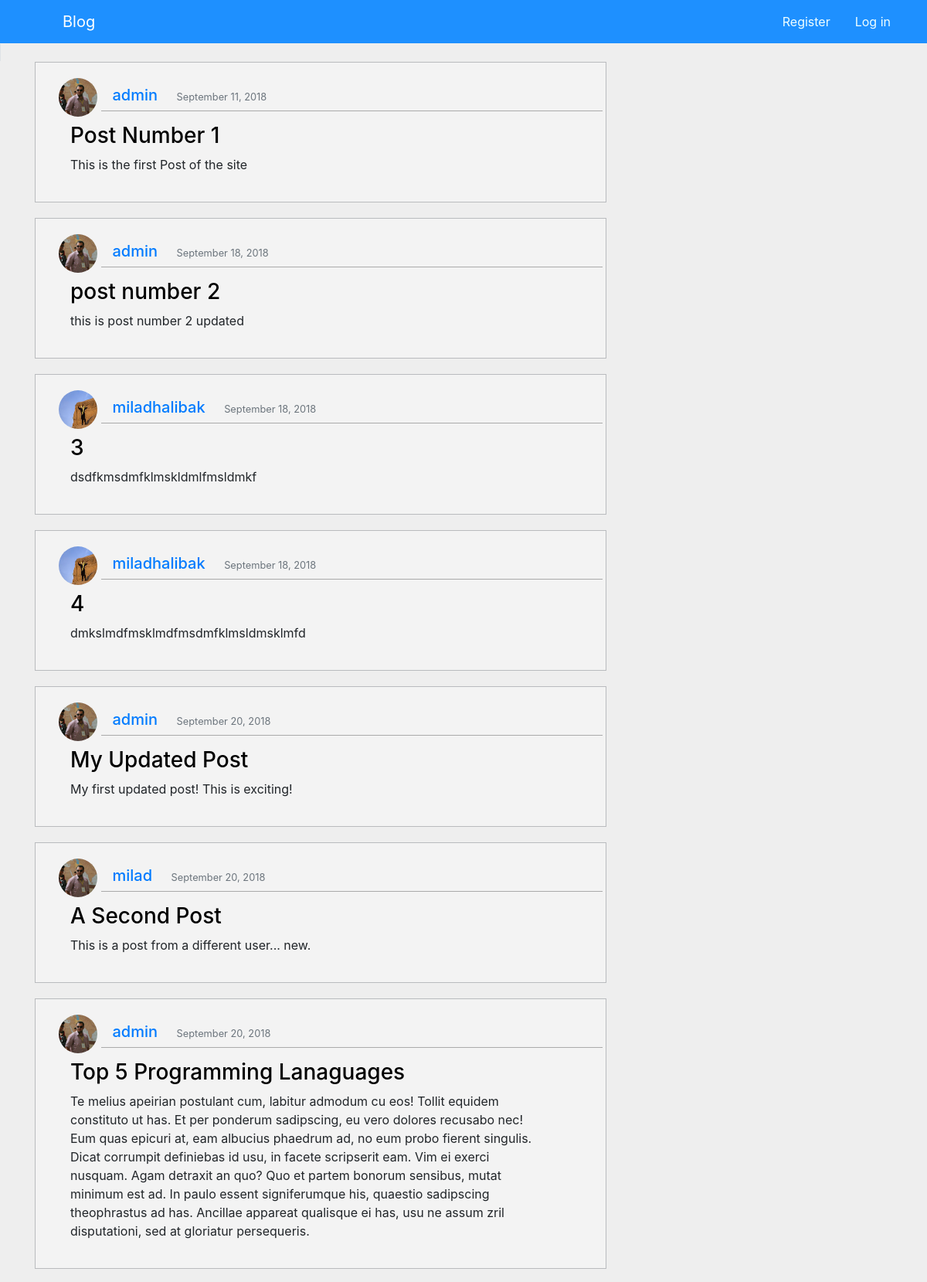
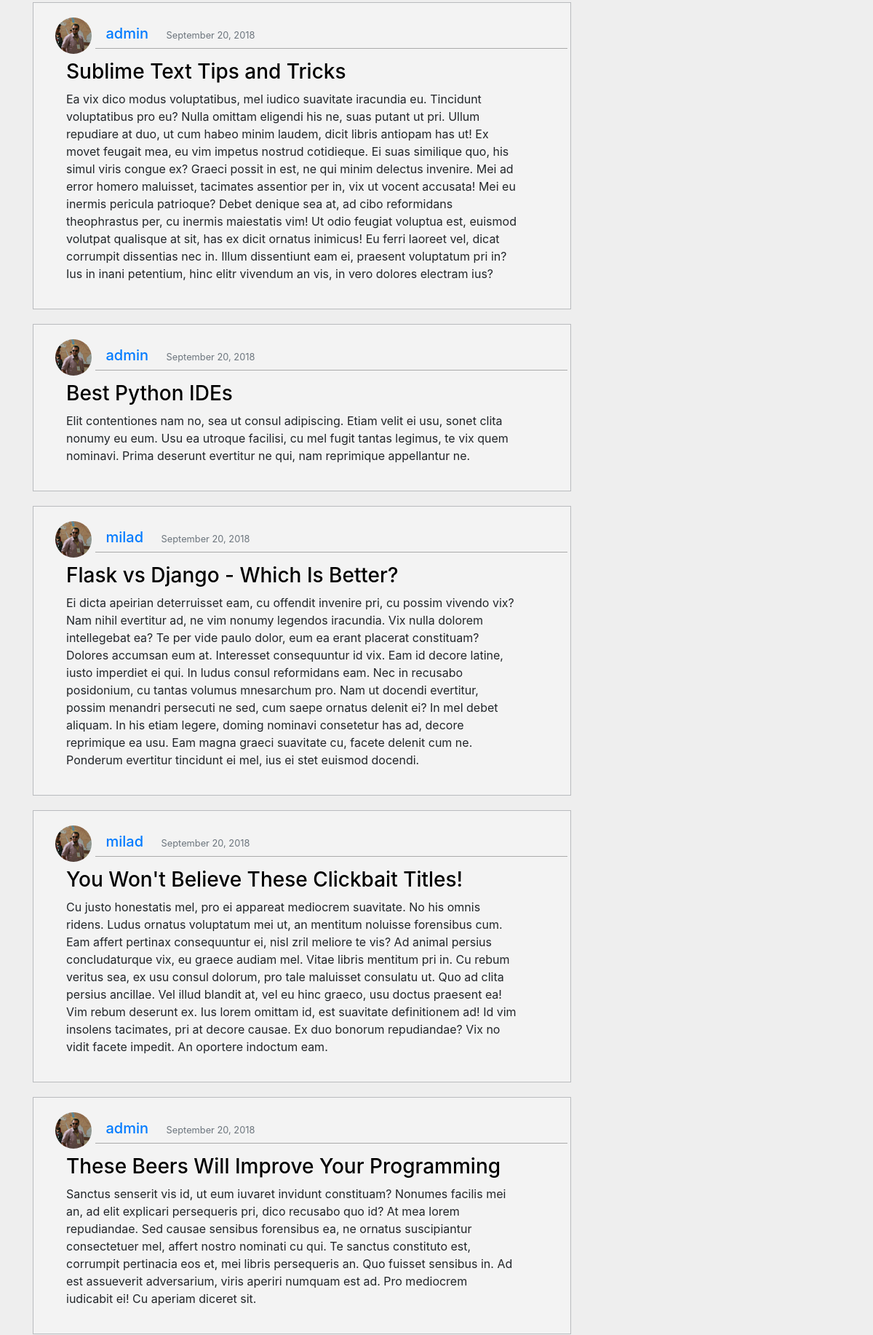
The page / (upper part) on the database its author committed (2 pictures, top to bottom).
### blog/models.py (models this page shows, shortened)
class Post(models.Model):
    title = models.CharField(max_length=100)
    author = models.ForeignKey(User , on_delete=models.CASCADE)
    content = models.TextField()
    post_dated = models.DateTimeField(default=timezone.now)

### users/models.py (models this page shows, shortened)
class Profile(models.Model):
    user = models.OneToOneField(User , on_delete=models.CASCADE)
    image = models.ImageField(default='default.jpg' , upload_to='profile_pics')

### blog/views.py (the view)
# urls.py: path('' , views.home , name = 'home' ),
def home(request):
    post = Post.objects.all()
    for i in post:
        d = {'title': i.title, 'content': i.content}
        logger.warning('', extra=d)
    context = {
        'post': post,
        'title': 'Home Page',
    }
    return render(request, 'home.html' , context)

### blog/templates/home.html (shortened to what this page needs)
{% extends "base.html" %}
{% block content %}
    <div class="container">
{% for post in post %}
    <article class="content-section col-md-8" style="border:groove 1px #b9bbbe ; margin-bottom: 20px; padding:20px 0 20px 30px; background-color: #f3f3f3 ">
        <div class="media-body">
            <img class="rounded-circle" style="height: 50px ; width: 50px;" src="{{ post.author.profile.image.url }}">
            <div class="article-metadata col-md-11" style="display: inline-block; border-bottom: solid 1px #0000004d;margin: 0 0 15px 0">
                <a id="link-author" style="display: inline-block;" href="#"><h5>{{ post.author }}</h5></a>
                <small class="text-muted" style="display: inline; padding-left: 20px">{{ post.post_dated|date:"F d, Y"}}</small>
            </div>
            <div class="col-md-11">
                <h3><a class="article-title" id="link-author" href="{% url 'post-detail' post.pk %}" style="color: black;">{{ post.title }}</a></h3>
                <p class="article-content">{{ post.content }}</p>
            </div>
        </div>
    </article>
{% endfor %}
    </div>
{% endblock content %}

### blog/templates/base.html (shortened to what this page needs)
{% load static %}
<!doctype html>
<html lang="en">
  <head>
    <link rel="stylesheet" type="text/css" href={% static "css/bootstrap.css" %}>
      <link rel="stylesheet" type="text/css" href={% static "css/bootstrap-grid.css" %}>
      <link rel="stylesheet" type="text/css" href={% static "css/main.css" %}>
  </head>
  <body>
    <nav class="navbar navbar-expand-md bg-dark navbar-dark" style="background-color: dodgerblue !important;">
  <div class="col-md-6">
        <a class="navbar-brand" href='{% url 'home' %}' style="margin-left: 50px;">Blog</a>
  </div>
  <div class="col-md-6 ">
  <div class="collapse navbar-collapse float-md-right" id="collapsibleNavbar">
      {% if user.is_authenticated %}
            <a class="nav-item nav-link" style="color: azure;" href="{% url 'profile' %}">My Profile</a>
            <a class="nav-item nav-link" style="color: azure;" href="{% url 'post-create' %}">New Post</a>
            <a class="nav-item nav-link" style="color: azure;" href="{% url 'logout' %}">Log out</a>
      {% else %}
            <a class="nav-item nav-link" style="color: azure;" href="{% url 'register' %}">Register</a>
            <a class="nav-item nav-link" style="color: azure;" href="{% url 'login' %}">Log in</a>
        {% endif %}
  </div>
  </div>
</nav>
    <span class="border">
          {% block content %}{% endblock content %}
    </span>
  </body>
</html>

### blog/static/css/main.css (style rules this page uses)
body { background-color: #eeeeee; }
#link-author { text-decoration: none; }

### rows shown on the page
Post: author.profile.image (picture), author "admin", post_dated "September 11, 2018", title "Post Number 1", content "This is the first Post of the site"
Post: author.profile.image (picture), author "admin", post_dated "September 18, 2018", title "post number 2", content "this is post number 2 updated"
Post: author.profile.image (picture), author "miladhalibak", post_dated "September 18, 2018", title "3", content "dsdfkmsdmfklmskldmlfmsldmkf"
Post: author.profile.image (picture), author "miladhalibak", post_dated "September 18, 2018", title "4", content "dmkslmdfmsklmdfmsdmfklmsldmsklmfd"
Post: author.profile.image (picture), author "admin", post_dated "September 20, 2018", title "My Updated Post", content "My first updated post! This is exciting!"
Post: author.profile.image (picture), author "milad", post_dated "September 20, 2018", title "A Second Post", content "This is a post from a different user... new."
Post: author.profile.image (picture), author "admin", post_dated "September 20, 2018", title "Top 5 Programming Lanaguages", content "Te melius apeirian postulant cum, labitur admodum cu eos! Tollit equidem constituto ut has. Et per ponderum sadipscing, eu vero dolores recusabo nec! Eum quas epicuri at, eam albucius phaedrum ad, no eum probo fierent singulis. Dicat corrumpit definiebas id usu, in facete scripserit eam. Vim ei exerci nusquam. Agam detraxit an quo? Quo et partem bonorum sensibus, mutat minimum est ad. In paulo essent signiferumque his, quaestio sadipscing theophrastus ad has. Ancillae appareat qualisque ei has, usu ne assum zril disputationi, sed at gloriatur persequeris."
Post: author.profile.image (picture), author "admin", post_dated "September 20, 2018", title "Sublime Text Tips and Tricks", content "Ea vix dico modus voluptatibus, mel iudico suavitate iracundia eu. Tincidunt voluptatibus pro eu? Nulla omittam eligendi his ne, suas putant ut pri. Ullum repudiare at duo, ut cum habeo minim laudem, dicit libris antiopam has ut! Ex movet feugait mea, eu vim impetus nostrud cotidieque. Ei suas similique quo, his simul viris congue ex? Graeci possit in est, ne qui minim delectus invenire. Mei ad error homero maluisset, tacimates assentior per in, vix ut vocent accusata! Mei eu inermis pericula patrioque? Debet denique sea at, ad cibo reformidans theophrastus per, cu inermis maiestatis vim! Ut odio feugiat voluptua est, euismod volutpat qualisque at sit, has ex dicit ornatus inimicus! Eu…"
Post: author.profile.image (picture), author "admin", post_dated "September 20, 2018", title "Best Python IDEs", content "Elit contentiones nam no, sea ut consul adipiscing. Etiam velit ei usu, sonet clita nonumy eu eum. Usu ea utroque facilisi, cu mel fugit tantas legimus, te vix quem nominavi. Prima deserunt evertitur ne qui, nam reprimique appellantur ne."
Post: author.profile.image (picture), author "milad", post_dated "September 20, 2018", title "Flask vs Django - Which Is Better?", content "Ei dicta apeirian deterruisset eam, cu offendit invenire pri, cu possim vivendo vix? Nam nihil evertitur ad, ne vim nonumy legendos iracundia. Vix nulla dolorem intellegebat ea? Te per vide paulo dolor, eum ea erant placerat constituam? Dolores accumsan eum at. Interesset consequuntur id vix. Eam id decore latine, iusto imperdiet ei qui. In ludus consul reformidans eam. Nec in recusabo posidonium, cu tantas volumus mnesarchum pro. Nam ut docendi evertitur, possim menandri persecuti ne sed, cum saepe ornatus delenit ei? In mel debet aliquam. In his etiam legere, doming nominavi consetetur has ad, decore reprimique ea usu. Eam magna graeci suavitate cu, facete delenit cum ne. Ponderum…"
Post: author.profile.image (picture), author "milad", post_dated "September 20, 2018", title "You Won't Believe These Clickbait Titles!", content "Cu justo honestatis mel, pro ei appareat mediocrem suavitate. No his omnis ridens. Ludus ornatus voluptatum mei ut, an mentitum noluisse forensibus cum. Eam affert pertinax consequuntur ei, nisl zril meliore te vis? Ad animal persius concludaturque vix, eu graece audiam mel. Vitae libris mentitum pri in. Cu rebum veritus sea, ex usu consul dolorum, pro tale maluisset consulatu ut. Quo ad clita persius ancillae. Vel illud blandit at, vel eu hinc graeco, usu doctus praesent ea! Vim rebum deserunt ex. Ius lorem omittam id, est suavitate definitionem ad! Id vim insolens tacimates, pri at decore causae. Ex duo bonorum repudiandae? Vix no vidit facete impedit. An oportere indoctum eam."
Post: author.profile.image (picture), author "admin", post_dated "September 20, 2018", title "These Beers Will Improve Your Programming", content "Sanctus senserit vis id, ut eum iuvaret invidunt constituam? Nonumes facilis mei an, ad elit explicari persequeris pri, dico recusabo quo id? At mea lorem repudiandae. Sed causae sensibus forensibus ea, ne ornatus suscipiantur consectetuer mel, affert nostro nominati cu qui. Te sanctus constituto est, corrumpit pertinacia eos et, mei libris persequeris an. Quo fuisset sensibus in. Ad est assueverit adversarium, viris aperiri numquam est ad. Pro mediocrem iudicabit ei! Cu aperiam diceret sit."
